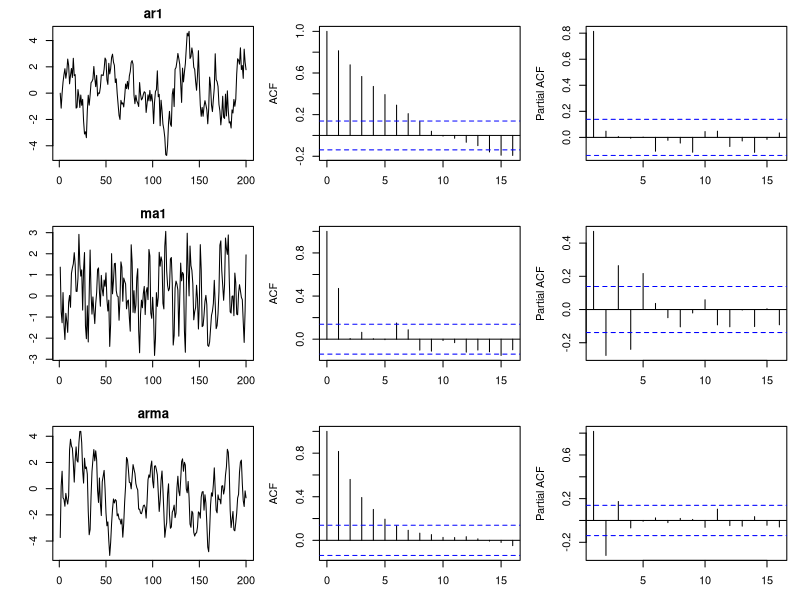

The R script that drew this image:
set.seed(3)

# arima.sim descarta automaticamente un periodo de calentamiento (burn-in),
# asi que la serie que devuelve ya esta en regimen estacionario.
ar1   <- arima.sim(n = 200, model = list(ar = 0.8))
ma1   <- arima.sim(n = 200, model = list(ma = 0.8))
arma  <- arima.sim(n = 200, model = list(ar = 0.7, ma = 0.5))

par(mfrow = c(3, 3), mar = c(3, 4, 2, 1))
for (nm in c("ar1", "ma1", "arma")) {
  x <- get(nm)
  plot(x, main = nm, ylab = "")
  acf(x,  lag.max = 16, main = "ACF")
  pacf(x, lag.max = 16, main = "PACF")
}

# arima.sim EXIGE un modelo estacionario: si le pides una raiz unitaria falla
try(arima.sim(n = 100, model = list(ar = 1)))
#> Error in arima.sim(...) : 'ar' part of model is not stationary
# Para simular una caminata aleatoria hay que usar cumsum(rnorm(n)),
# como se hizo en el Capitulo 2.
